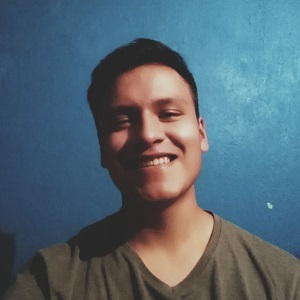
%> input picture src/4_Exploring_HSV_Colors/foto.jpg, 300 x 300 px
$ octave app.m   (GNU Octave 9; MATLAB toolbox functions it lacks are replaced by stand-ins)
%> lines starting %> are read from the running program, lines starting %| are printed output that depends on the picture
clc
close all
clear all

Imagen = imread('foto.jpg');
%> Imagen is the input picture: size 300x300x3 uint8; mean R, G, B 84.7, 103.5, 115.1

% Descomponer en colores RGB
R = double(Imagen(:,:,1));
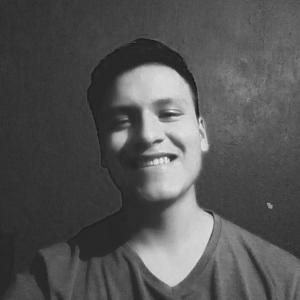
%> R: size 300x300 double; min 23, max 237, mean 84.7
G = double(Imagen(:,:,2));
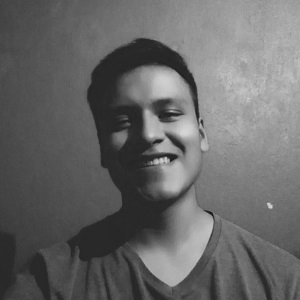
%> G: size 300x300 double; min 21, max 214, mean 103.5
B = double(Imagen(:,:,3));
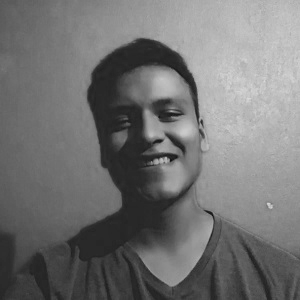
%> B: size 300x300 double; min 14, max 217, mean 115.1

[filas, columnas, capas] = size(Imagen);
%> filas = 300; columnas = 300; capas = 3

HSV = rgb2hsv(Imagen);
%> HSV: size 300x300x3 double; mean H, S, V 0.393, 0.402, 0.5

H = HSV(:,:,1);
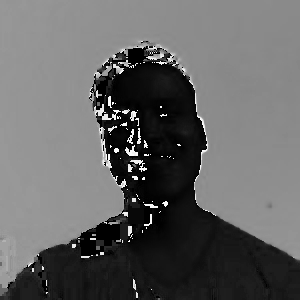
%> H: size 300x300 double; min 0, max 0.997, mean 0.393
S = HSV(:,:,2);
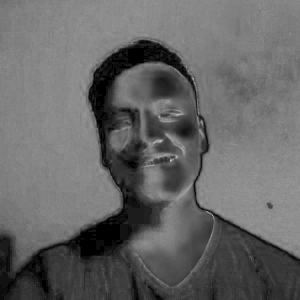
%> S: size 300x300 double; min 0, max 0.756, mean 0.402
V = HSV(:,:,3);
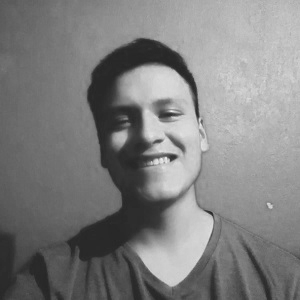
%> V: size 300x300 double; min 0.137, max 0.929, mean 0.5

figure, imshow(H);
figure, imshow(S);
figure, imshow(V);
figure, imshow(1-S);
%> after `imshow(1-S)`:
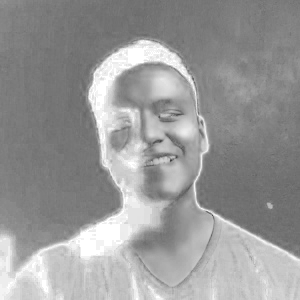
%> displayed picture: size 300x300, on the screen's scale of 0 to 255; min 62, max 255, mean 152.4
